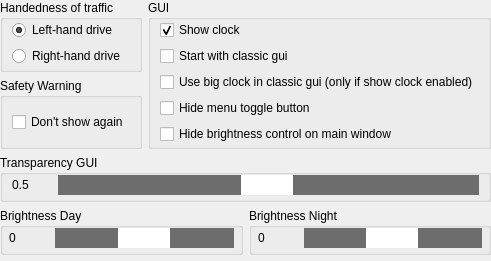
    <widget class="QWidget" name="tab1" native="true">
     <property name="sizePolicy">
      <sizepolicy hsizetype="Expanding" vsizetype="Expanding">
       <horstretch>0</horstretch>
       <verstretch>0</verstretch>
      </sizepolicy>
     </property>
     <layout class="QVBoxLayout" name="verticalLayout_19">
      <property name="spacing">
       <number>6</number>
      </property>
      <property name="leftMargin">
       <number>0</number>
      </property>
      <property name="topMargin">
       <number>0</number>
      </property>
      <property name="rightMargin">
       <number>0</number>
      </property>
      <property name="bottomMargin">
       <number>2</number>
      </property>
      <item>
       <layout class="QHBoxLayout" name="drivegui">
        <property name="spacing">
         <number>6</number>
        </property>
        <item>
         <widget class="QWidget" name="verticalWidget" native="true">
          <property name="sizePolicy">
           <sizepolicy hsizetype="Expanding" vsizetype="Preferred">
            <horstretch>0</horstretch>
            <verstretch>0</verstretch>
           </sizepolicy>
          </property>
          <layout class="QVBoxLayout" name="verticalLayout_12">
           <property name="leftMargin">
            <number>0</number>
           </property>
           <property name="topMargin">
            <number>0</number>
           </property>
           <property name="rightMargin">
            <number>0</number>
           </property>
           <property name="bottomMargin">
            <number>0</number>
           </property>
           <item>
            <widget class="QGroupBox" name="groupBoxHandenessOfTraffic">
             <property name="sizePolicy">
              <sizepolicy hsizetype="Expanding" vsizetype="Preferred">
               <horstretch>0</horstretch>
               <verstretch>0</verstretch>
              </sizepolicy>
             </property>
             <property name="title">
              <string>Handedness of traffic</string>
             </property>
             <property name="alignment">
              <set>Qt::AlignmentFlag::AlignLeading|Qt::AlignmentFlag::AlignLeft|Qt::AlignmentFlag::AlignTop</set>
             </property>
             <layout class="QVBoxLayout" name="verticalLayout_23">
              <property name="topMargin">
               <number>0</number>
              </property>
              <property name="bottomMargin">
               <number>2</number>
              </property>
              <item>
               <widget class="QRadioButton" name="radioButtonLeftHandDrive">
                <property name="sizePolicy">
                 <sizepolicy hsizetype="Expanding" vsizetype="Fixed">
                  <horstretch>0</horstretch>
                  <verstretch>0</verstretch>
                 </sizepolicy>
                </property>
                <property name="text">
                 <string>Left-hand drive</string>
                </property>
                <property name="checked">
                 <bool>true</bool>
                </property>
               </widget>
              </item>
              <item>
               <widget class="QRadioButton" name="radioButtonRightHandDrive">
                <property name="sizePolicy">
                 <sizepolicy hsizetype="Expanding" vsizetype="Fixed">
                  <horstretch>0</horstretch>
                  <verstretch>0</verstretch>
                 </sizepolicy>
                </property>
                <property name="text">
                 <string>Right-hand drive</string>
                </property>
               </widget>
              </item>
             </layout>
            </widget>
           </item>
           <item>
            <widget class="QGroupBox" name="groupBoxSafety">
             <property name="sizePolicy">
              <sizepolicy hsizetype="Expanding" vsizetype="Preferred">
               <horstretch>0</horstretch>
               <verstretch>0</verstretch>
              </sizepolicy>
             </property>
             <property name="title">
              <string>Safety Warning</string>
             </property>
             <layout class="QVBoxLayout" name="verticalLayout_13">
              <property name="topMargin">
               <number>2</number>
              </property>
              <property name="bottomMargin">
               <number>2</number>
              </property>
              <item>
               <widget class="QCheckBox" name="checkBoxDontShowAgain">
                <property name="sizePolicy">
                 <sizepolicy hsizetype="Expanding" vsizetype="Fixed">
                  <horstretch>0</horstretch>
                  <verstretch>0</verstretch>
                 </sizepolicy>
                </property>
                <property name="text">
                 <string>Don't show again</string>
                </property>
               </widget>
              </item>
             </layout>
            </widget>
           </item>
          </layout>
         </widget>
        </item>
        <item>
         <widget class="QGroupBox" name="groupBoxGUI">
          <property name="sizePolicy">
           <sizepolicy hsizetype="Expanding" vsizetype="Fixed">
            <horstretch>0</horstretch>
            <verstretch>0</verstretch>
           </sizepolicy>
          </property>
          <property name="title">
           <string>GUI</string>
          </property>
          <layout class="QVBoxLayout" name="verticalLayout_24">
           <property name="topMargin">
            <number>0</number>
           </property>
           <property name="bottomMargin">
            <number>2</number>
           </property>
           <item>
            <widget class="QCheckBox" name="checkBoxShowClock">
             <property name="sizePolicy">
              <sizepolicy hsizetype="Expanding" vsizetype="Fixed">
               <horstretch>0</horstretch>
               <verstretch>0</verstretch>
              </sizepolicy>
             </property>
             <property name="text">
              <string>Show clock</string>
             </property>
             <property name="checked">
              <bool>true</bool>
             </property>
            </widget>
           </item>
           <item>
            <widget class="QCheckBox" name="checkBoxOldGUI">
             <property name="sizePolicy">
              <sizepolicy hsizetype="Expanding" vsizetype="Fixed">
               <horstretch>0</horstretch>
               <verstretch>0</verstretch>
              </sizepolicy>
             </property>
             <property name="text">
              <string>Start with classic gui</string>
             </property>
            </widget>
           </item>
           <item>
            <widget class="QCheckBox" name="checkBoxShowBigClock">
             <property name="sizePolicy">
              <sizepolicy hsizetype="Expanding" vsizetype="Fixed">
               <horstretch>0</horstretch>
               <verstretch>0</verstretch>
              </sizepolicy>
             </property>
             <property name="text">
              <string>Use big clock in classic gui (only if show clock enabled)</string>
             </property>
            </widget>
           </item>
           <item>
            <widget class="QCheckBox" name="checkBoxHideMenuToggle">
             <property name="sizePolicy">
              <sizepolicy hsizetype="Expanding" vsizetype="Fixed">
               <horstretch>0</horstretch>
               <verstretch>0</verstretch>
              </sizepolicy>
             </property>
             <property name="text">
              <string>Hide menu toggle button</string>
             </property>
            </widget>
           </item>
           <item>
            <widget class="QCheckBox" name="checkBoxHideBrightnessControl">
             <property name="text">
              <string>Hide brightness control on main window</string>
             </property>
            </widget>
           </item>
          </layout>
         </widget>
        </item>
       </layout>
      </item>
      <item>
       <widget class="QGroupBox" name="groupBoxAlpha">
        <property name="sizePolicy">
         <sizepolicy hsizetype="Expanding" vsizetype="Fixed">
          <horstretch>0</horstretch>
          <verstretch>0</verstretch>
         </sizepolicy>
        </property>
        <property name="title">
         <string>Transparency GUI</string>
        </property>
        <layout class="QFormLayout" name="formLayout_15">
         <property name="topMargin">
          <number>0</number>
         </property>
         <property name="bottomMargin">
          <number>4</number>
         </property>
         <item row="1" column="1">
          <widget class="QSlider" name="horizontalSliderAlphaTrans">
           <property name="sizePolicy">
            <sizepolicy hsizetype="Expanding" vsizetype="Fixed">
             <horstretch>0</horstretch>
             <verstretch>0</verstretch>
            </sizepolicy>
           </property>
           <property name="minimumSize">
            <size>
             <width>0</width>
             <height>20</height>
            </size>
           </property>
           <property name="styleSheet">
            <string notr="true">QSlider::handle:horizontal { background: white; height: 32px; width: 52px; margin: 0 0;}
QSlider::groove:horizontal { background: #6d6d6d; height: 32px;}</string>
           </property>
           <property name="minimum">
            <number>1</number>
           </property>
           <property name="maximum">
            <number>100</number>
           </property>
           <property name="value">
            <number>50</number>
           </property>
           <property name="orientation">
            <enum>Qt::Orientation::Horizontal</enum>
           </property>
          </widget>
         </item>
         <item row="1" column="0">
          <widget class="QLabel" name="labelAlphaTransValue">
           <property name="sizePolicy">
            <sizepolicy hsizetype="Minimum" vsizetype="Fixed">
             <horstretch>0</horstretch>
             <verstretch>0</verstretch>
            </sizepolicy>
           </property>
           <property name="minimumSize">
            <size>
             <width>40</width>
             <height>20</height>
            </size>
           </property>
           <property name="maximumSize">
            <size>
             <width>16777215</width>
             <height>20</height>
            </size>
           </property>
           <property name="text">
            <string>0.5</string>
           </property>
          </widget>
         </item>
        </layout>
       </widget>
      </item>
      <item>
       <widget class="QWidget" name="horizontalWidget1" native="true">
        <property name="sizePolicy">
         <sizepolicy hsizetype="Expanding" vsizetype="Preferred">
          <horstretch>0</horstretch>
          <verstretch>0</verstretch>
         </sizepolicy>
        </property>
        <layout class="QHBoxLayout" name="horizontalLayout_38">
         <property name="leftMargin">
          <number>0</number>
         </property>
         <property name="topMargin">
          <number>0</number>
         </property>
         <property name="rightMargin">
          <number>0</number>
         </property>
         <property name="bottomMargin">
          <number>0</number>
         </property>
         <item>
          <widget class="QGroupBox" name="groupBoxSliderDay">
           <property name="sizePolicy">
            <sizepolicy hsizetype="Expanding" vsizetype="Fixed">
             <horstretch>0</horstretch>
             <verstretch>0</verstretch>
            </sizepolicy>
           </property>
           <property name="title">
            <string>Brightness Day</string>
           </property>
           <layout class="QFormLayout" name="formLayout_8">
            <property name="verticalSpacing">
             <number>6</number>
            </property>
            <property name="leftMargin">
             <number>6</number>
            </property>
            <property name="topMargin">
             <number>0</number>
            </property>
            <property name="rightMargin">
             <number>6</number>
            </property>
            <property name="bottomMargin">
             <number>4</number>
            </property>
            <item row="1" column="0">
             <widget class="QLabel" name="labelBrightnessDay">
              <property name="sizePolicy">
               <sizepolicy hsizetype="Minimum" vsizetype="Fixed">
                <horstretch>0</horstretch>
                <verstretch>0</verstretch>
               </sizepolicy>
              </property>
              <property name="minimumSize">
               <size>
                <width>40</width>
                <height>20</height>
               </size>
              </property>
              <property name="maximumSize">
               <size>
                <width>16777215</width>
                <height>20</height>
               </size>
              </property>
              <property name="text">
               <string>0</string>
              </property>
             </widget>
            </item>
            <item row="1" column="1">
             <widget class="QSlider" name="horizontalSliderDay">
              <property name="sizePolicy">
               <sizepolicy hsizetype="Expanding" vsizetype="Fixed">
                <horstretch>0</horstretch>
                <verstretch>0</verstretch>
               </sizepolicy>
              </property>
              <property name="minimumSize">
               <size>
                <width>0</width>
                <height>20</height>
               </size>
              </property>
              <property name="styleSheet">
               <string notr="true">QSlider::handle:horizontal { background: white; height: 32px; width: 52px; margin: 0 0;}
QSlider::groove:horizontal { background: #6d6d6d; height: 32px;}</string>
              </property>
              <property name="minimum">
               <number>1</number>
              </property>
              <property name="maximum">
               <number>100</number>
              </property>
              <property name="value">
               <number>50</number>
              </property>
              <property name="orientation">
               <enum>Qt::Orientation::Horizontal</enum>
              </property>
             </widget>
            </item>
           </layout>
          </widget>
         </item>
         <item>
          <widget class="QGroupBox" name="groupBoxSliderNight">
           <property name="sizePolicy">
            <sizepolicy hsizetype="Expanding" vsizetype="Fixed">
             <horstretch>0</horstretch>
             <verstretch>0</verstretch>
            </sizepolicy>
           </property>
           <property name="title">
            <string>Brightness Night</string>
           </property>
           <layout class="QFormLayout" name="formLayout_17">
            <property name="leftMargin">
             <number>6</number>
            </property>
            <property name="topMargin">
             <number>0</number>
            </property>
            <property name="rightMargin">
             <number>6</number>
            </property>
            <property name="bottomMargin">
             <number>4</number>
            </property>
            <item row="1" column="0">
             <widget class="QLabel" name="labelBrightnessNight">
              <property name="sizePolicy">
               <sizepolicy hsizetype="Minimum" vsizetype="Fixed">
                <horstretch>0</horstretch>
                <verstretch>0</verstretch>
               </sizepolicy>
              </property>
              <property name="minimumSize">
               <size>
                <width>40</width>
                <height>20</height>
               </size>
              </property>
              <property name="maximumSize">
               <size>
                <width>16777215</width>
                <height>20</height>
               </size>
              </property>
              <property name="text">
               <string>0</string>
              </property>
             </widget>
            </item>
            <item row="1" column="1">
             <widget class="QSlider" name="horizontalSliderNight">
              <property name="sizePolicy">
               <sizepolicy hsizetype="Expanding" vsizetype="Fixed">
                <horstretch>0</horstretch>
                <verstretch>0</verstretch>
               </sizepolicy>
              </property>
              <property name="minimumSize">
               <size>
                <width>0</width>
                <height>20</height>
               </size>
              </property>
              <property name="styleSheet">
               <string notr="true">QSlider::handle:horizontal { background: white; height: 32px; width: 52px; margin: 0 0;}
QSlider::groove:horizontal { background: #6d6d6d; height: 32px;}</string>
              </property>
              <property name="minimum">
               <number>1</number>
              </property>
              <property name="maximum">
               <number>100</number>
              </property>
              <property name="value">
               <number>50</number>
              </property>
              <property name="orientation">
               <enum>Qt::Orientation::Horizontal</enum>
              </property>
             </widget>
            </item>
           </layout>
          </widget>
         </item>
        </layout>
       </widget>
      </item>
      <item>
       <spacer name="autofill_space_tab1">
        <property name="orientation">
         <enum>Qt::Orientation::Vertical</enum>
        </property>
        <property name="sizeHint" stdset="0">
         <size>
          <width>20</width>
          <height>4</height>
         </size>
        </property>
       </spacer>
      </item>
     </layout>
    </widget>
